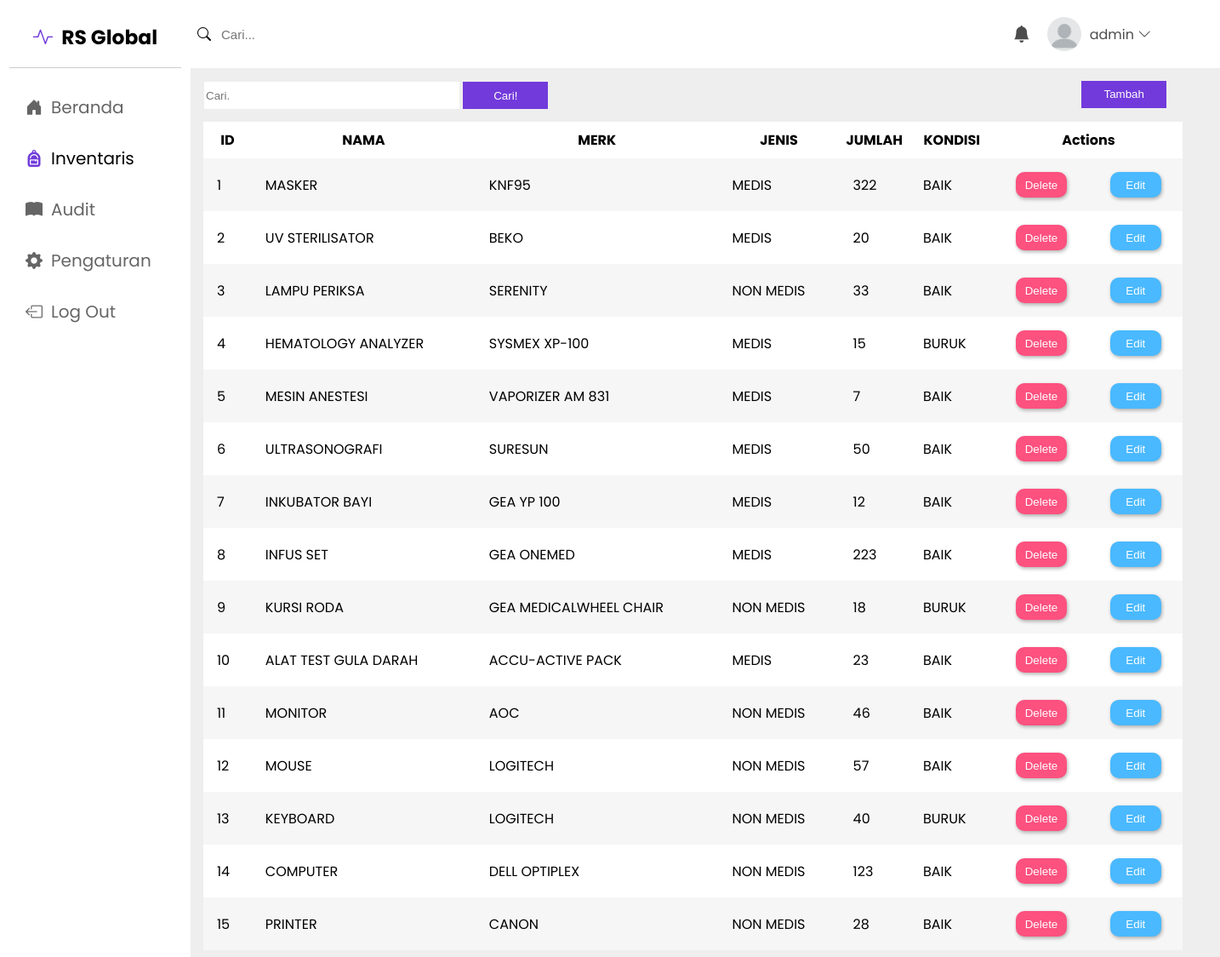
Page /inventaris.php (signed in) on the earlier database version.
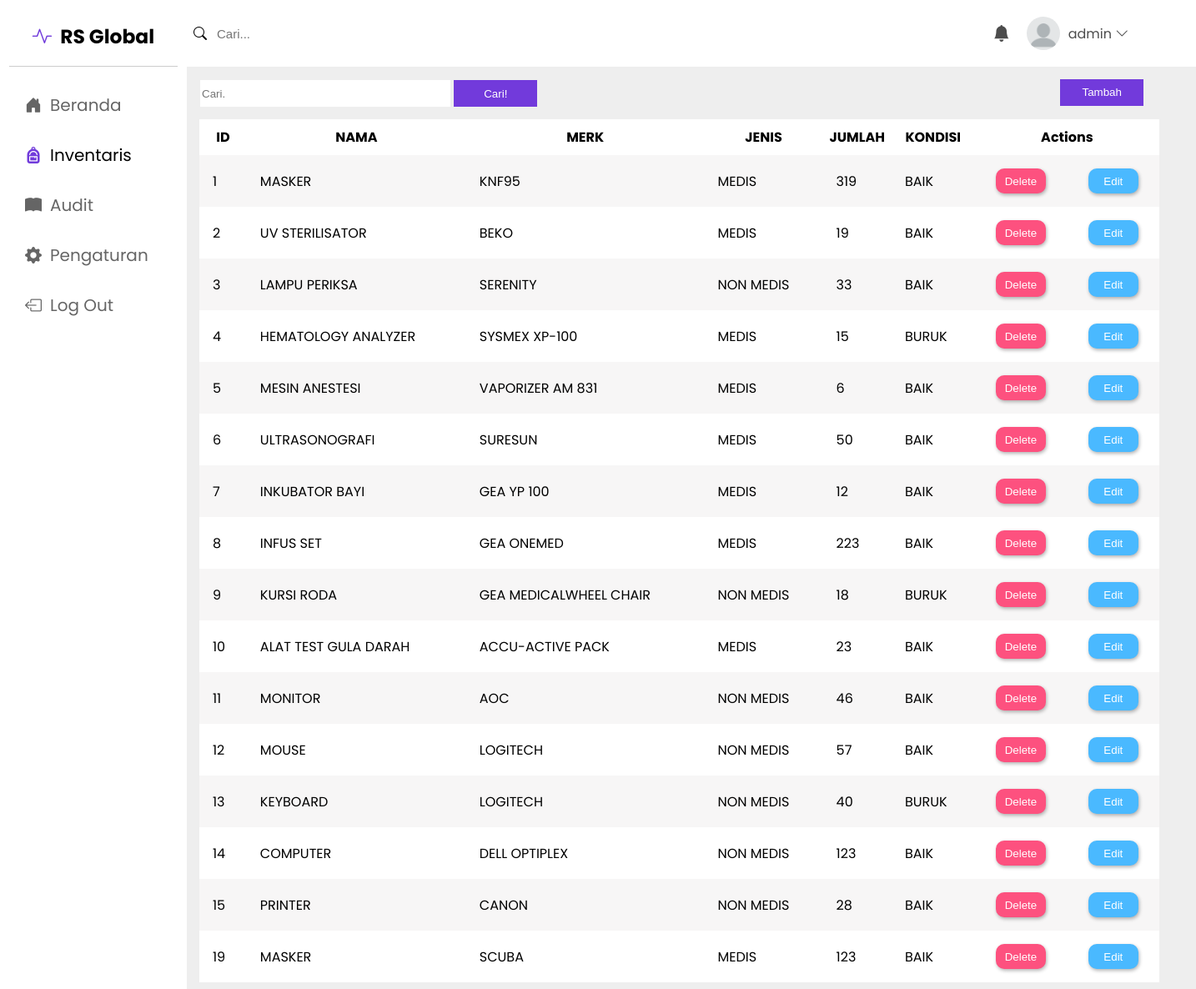
Same page on the later database version.
### tables this page shows
CREATE TABLE `barang` (
  `ID_BARANG` int(11) NOT NULL,
  `NAMA_BARANG` varchar(255) NOT NULL,
  `MERK_BARANG` varchar(255) NOT NULL,
  `JENIS_BARANG` varchar(255) NOT NULL,
  `JUMLAH` int(11) NOT NULL,
  `KONDISI` varchar(6) NOT NULL
);

### inventaris.php (the view, shortened to what this page needs)
<?php
include_once("config/koneksi.php");
?>
<!DOCTYPE html>
<html lang="en">
<head>
    <link rel="stylesheet" href="src/style.css">
    <link rel="stylesheet" href="https://cdn.jsdelivr.net/npm/bootstrap-icons@1.11.1/font/bootstrap-icons.css">
</head>
<body>
    <div class="navbar">
        <div class="container">
            <form action="post">
                <i class="bi bi-search"></i><input type="text" name="" id="" placeholder="Cari...">
            </form>
            <div class="social">
                <a href="#"><i class="bi bi-bell-fill" id="bell"></i></a>
                <img src="img/profile.jpg" alt="">
                <a href="#"><?php echo $_SESSION['name'] ;?> <i class="bi bi-chevron-down"></i></a>
            </div>
        </div>
    </div>
    <div class="sidebar">
        <div class="container">
            <span class="logo">
                <h3><i class="bi bi-activity"></i>RS Global</h3>
            </span>
            <div class="nav">
                <a href="index.php"><i class="bi bi-house-door-fill"></i> Beranda</a>
                <a href="inventaris.php" style="opacity: 1;"><i class="bi bi-backpack-fill" style="color: #713bdb;"></i>Inventaris</a>
                <a href="audit.php"><i class="bi bi-book-fill"></i> Audit</a>
                <a href="pengaturan.php"><i class="bi bi-gear-fill"></i> Pengaturan</a>
                <a href="login/logout.php"><i class="bi bi-box-arrow-left"></i> Log Out</a>
            </div>
        </div>
    </div>
    <div class="inventory">
        <div class="upper-con">
            <form action="" method="post" name="form">
                <input type="text" placeholder="Cari."name="keyword">
                <button type="submit" name="cari">Cari!</button>
            </form>
            <a href="tambah.php"><button>Tambah</button></a>
        </div>
        <div class="container">
            <table>
                <tr>
                    <th>ID</th>
                    <th>NAMA</th>
                    <th>MERK</th>
                    <th>JENIS</th>
                    <th>JUMLAH</th>
                    <th>KONDISI</th>
                    <th colspan="2">Actions</th>
                </tr>
                <?php
                if(isset($_POST['cari'])){
                    $cari = $_POST['keyword'];
                    $query = mysqli_query($koneksi, "SELECT * FROM barang WHERE NAMA_BARANG LIKE '$cari%'");
                }else{
                    $query = mysqli_query($koneksi, "SELECT * FROM barang");
                }
                ?>
                <?php
                while ($data = mysqli_fetch_array($query)) {
                    echo "<tr>";
                    echo "<td>" . $data['ID_BARANG'] . "</td>";
                    echo "<td>" . $data['NAMA_BARANG'] . "</td>";
                    echo "<td>" . $data['MERK_BARANG'] . "</td>";
                    echo "<td>" . $data['JENIS_BARANG'] . "</td>";
                    echo "<td>" . $data['JUMLAH'] . "</td>";
                    echo "<td>" . $data['KONDISI'] . "</td>";
                    echo "<td class='button'><a href='delete.php?ID=$data[ID_BARANG]'><button class='del'>Delete</button></a></td>";
                    echo "<td class='button'><a href='edit.php?ID=$data[ID_BARANG]'><button class='edit'>Edit</button></a></td>";
                }
                ?>
            </table>
        </div>
    </div>
</body>
</html>

Differences in the rows shown:
changed barang "KNF95": JUMLAH "322" → "319"
changed barang "UV STERILISATOR": JUMLAH "20" → "19"
changed barang "MESIN ANESTESI": JUMLAH "7" → "6"
added barang: ID_BARANG "19", NAMA_BARANG "MASKER", MERK_BARANG "SCUBA", JENIS_BARANG "MEDIS", JUMLAH "123", KONDISI "BAIK"
